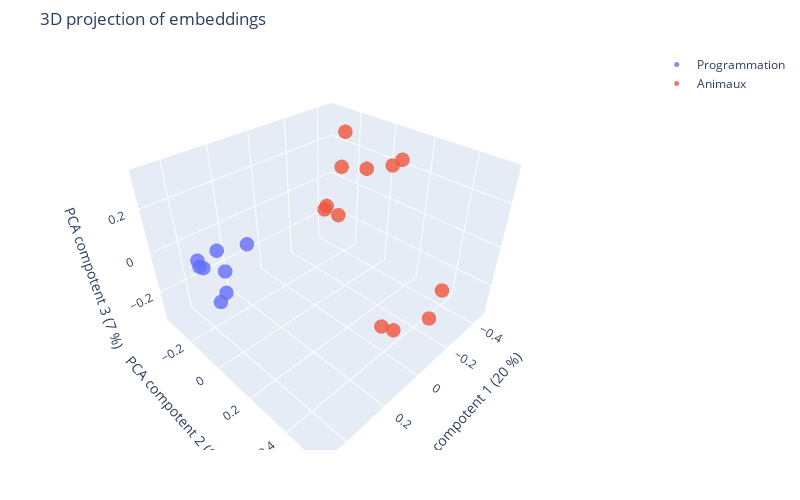

The notebook cell this image was saved under:
### Markdown cell above
### 3D projection of embeddings

### Code cell
# With Plotly.
plot_3D_plotly(df, labels=component_labels)

### Figure 1 — Plotly figure (JSON) as saved in the notebook; plotly's stock layout.template omitted (floating-point values rounded to 4 significant figures)
{"data": [{"hoverinfo": "text", "hovertext": ["Python est un langage de programmation interprété dynamique et polyvalent.", "Les développeurs utilisent souvent Python pour l'analyse de données en raison de ses bibliothèques robustes comme Pandas et NumPy.", "La syntaxe claire et concise de Python en fait un excellent choix pour les débutants en programmation.", "Python est un langage polyvalent utilisé dans des domaines allant du développement de jeux à l'automatisation des tâches système.", "Les grandes entreprises telles que Google Facebook et Netflix font largement usage de Python dans leur infrastructure logicielle.", "Les listes en Python sont des structures de données flexibles et polyvalentes permettant de stocker et de manipuler des collections d'éléments.", "La vaste bibliothèque standard de Python offre des modules pour pratiquement toutes les tâches courantes de programmation.", "Les frameworks web populaires comme Django et Flask sont écrits en Python permettant un développement rapide et efficace des applications web."], "marker": {"colorscale": [[0, "#440154"], [0.1111, "#482878"], [0.2222, "#3e4989"], [0.3333, "#31688e"], [0.4444, "#26828e"], [0.5556, "#1f9e89"], [0.6667, "#35b779"], [0.7778, "#6ece58"], [0.8889, "#b5de2b"], [1, "#fde725"]], "opacity": 0.8, "size": 5}, "mode": "markers", "name": "Programmation", "type": "scatter3d", "x": [0.4667, 0.401, 0.4111, 0.4906, 0.3293, 0.3351, 0.3767, 0.4348], "y": [0.03399, -0.2376, -0.02899, -0.06475, -0.1865, 0.01472, -0.159, -0.1408], "z": [0.1963, -0.05074, 0.04577, 0.1169, -0.1978, 0.1484, -0.2019, 0.01303]}, {"hoverinfo": "text", "hovertext": ["Le python royal est une espèce de serpent non venimeux originaire d'Afrique.", "Les pythons peuvent avaler des proies entières grâce à leur mâchoire extensible.", "Certains pythons peuvent atteindre des longueurs impressionnantes dépassant souvent les 6 mètres.", "Les pythons sont non venimeux et tuent leur proie en l'étouffant", "Les pandas géants sont célèbres pour leur pelage noir et blanc distinctif.", "Les pandas roux bien que moins connus que les pandas géants sont également des créatures adorables.", "Les pandas passent la majeure partie de leur journée à manger du bambou.", "Les pandas géants vivent principalement dans les forêts de bambous des montagnes de Chine centrale", "Un panda géant adulte peut manger jusqu'à 12 à 38 kilogrammes de bambou par jour.", "Les pandas et les serpents Python sont tous deux des vertébrés.", "Certaines espèces de pandas et de Python sont menacées et protégées par des lois de conservation.", "Le Panda est un mammifère alors que le Python est un reptile."], "marker": {"colorscale": [[0, "#440154"], [0.1111, "#482878"], [0.2222, "#3e4989"], [0.3333, "#31688e"], [0.4444, "#26828e"], [0.5556, "#1f9e89"], [0.6667, "#35b779"], [0.7778, "#6ece58"], [0.8889, "#b5de2b"], [1, "#fde725"]], "opacity": 0.8, "size": 5}, "mode": "markers", "name": "Animaux", "type": "scatter3d", "x": [-0.1239, -0.09489, -0.08948, -0.1249, -0.4276, -0.3851, -0.4155, -0.4105, -0.4624, -0.2193, -0.2279, -0.2636], "y": [0.5408, 0.3697, 0.3117, 0.507, -0.2527, -0.1947, -0.3582, -0.3372, -0.3032, 0.2024, 0.07067, 0.2126], "z": [-0.02247, -0.3219, -0.3361, -0.1834, 0.09716, 0.3005, -0.1778, -0.1457, -0.209, 0.326, 0.2649, 0.338]}], "layout": {"autosize": false, "height": 500, "margin": {"b": 50, "l": 10, "pad": 10, "r": 10, "t": 50}, "scene": {"xaxis": {"title": {"text": "PCA compotent 1 (20 %)"}}, "yaxis": {"title": {"text": "PCA compotent 2 (12 %)"}}, "zaxis": {"title": {"text": "PCA compotent 3 (7 %)"}}}, "title": {"text": "3D projection of embeddings"}, "width": 800}}
